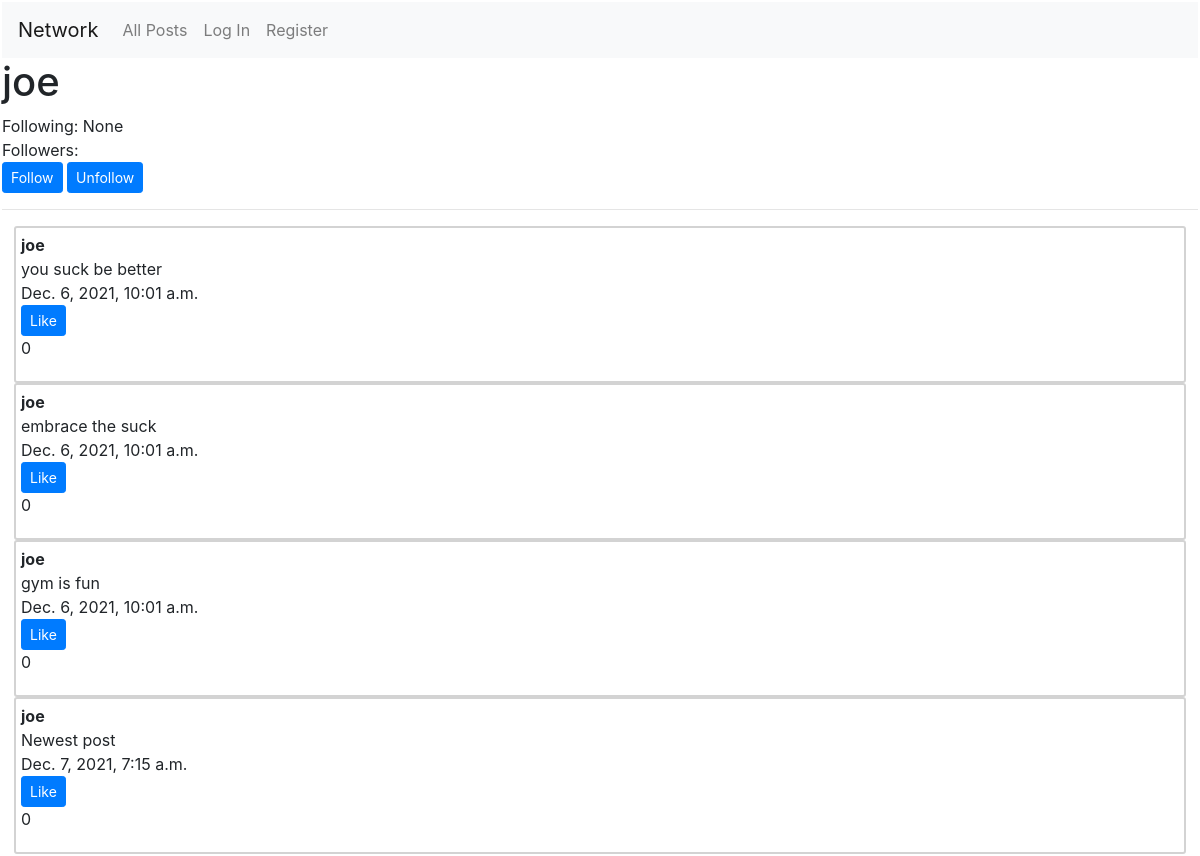
Screenshot of /profile/joe with the database file from the repository.
### network/models.py (models this page shows, shortened)
class User(AbstractUser):
    following = models.BigIntegerField(null = True)
    checkFollowing = models.BooleanField(null = True)

class Post(models.Model):
    content = models.TextField()
    dateTime = models.DateTimeField(auto_now = False, auto_now_add = True)
    like = models.BigIntegerField(default = 0)
    user = models.ForeignKey(User, on_delete = models.CASCADE, related_name = "user")

### network/views.py (the view)
# urls.py: path("profile/<str:username>", views.profile, name="profile"),
def profile(request, username):
    profile = User.objects.get(username = username)
    profilePosts = Post.objects.filter(user__username = username).order_by("dateTime")
    return render(request, "network/profile.html", {
        "profile": profile,
        "profilePosts": profilePosts
    })

### network/templates/network/profile.html (shortened to what this page needs)
{% extends "network/layout.html" %}
{% load static %}
{% block body %}
    <h1>{{ profile.username }}</h1>
    <div id="follow-unfollow">
        Following: {{ profile.following }}
        <br>
        Followers: {{ profile.followers }}
        <br>
        {% if profile.username != user.username %}
            <button class="btn btn-primary btn-sm" id=follow-button>Follow</button>
            <button class="btn btn-primary btn-sm" id=unfollow-button>Unfollow</button>
        {% endif %}
        <hr>
    </div>
    {% for profilePost in profilePosts %}
        <div id="profile-posts">
            <div id="username">
                <strong>{{ profilePost.user }}</strong>
            </div>
            <div id="content">
                {{ profilePost.content }}
            </div>
            <div id="date-time">
                {{ profilePost.dateTime }}
            </div>
            <div id="like-button">
                <button class="btn btn-primary btn-sm" id="like-button">Like</button>
                <p id="number-likes">{{ profilePost.like }}</p>
            </div>
        </div>
    {% endfor %}
{% endblock %}

### network/static/network/styles.css (style rules this page uses)
body { padding: 2px; }
#profile-posts { border: solid 2px lightgray; border-radius: 3px; margin-right: 1vw; margin-left: 1vw; padding: 5px; }

### rows the page displays
User: username "joe", following "None"
Post: user "joe", content "you suck be better", dateTime "Dec. 6, 2021, 10:01 a.m.", like "0"
Post: user "joe", content "embrace the suck", dateTime "Dec. 6, 2021, 10:01 a.m.", like "0"
Post: user "joe", content "gym is fun", dateTime "Dec. 6, 2021, 10:01 a.m.", like "0"
Post: user "joe", content "Newest post", dateTime "Dec. 7, 2021, 7:15 a.m.", like "0"
